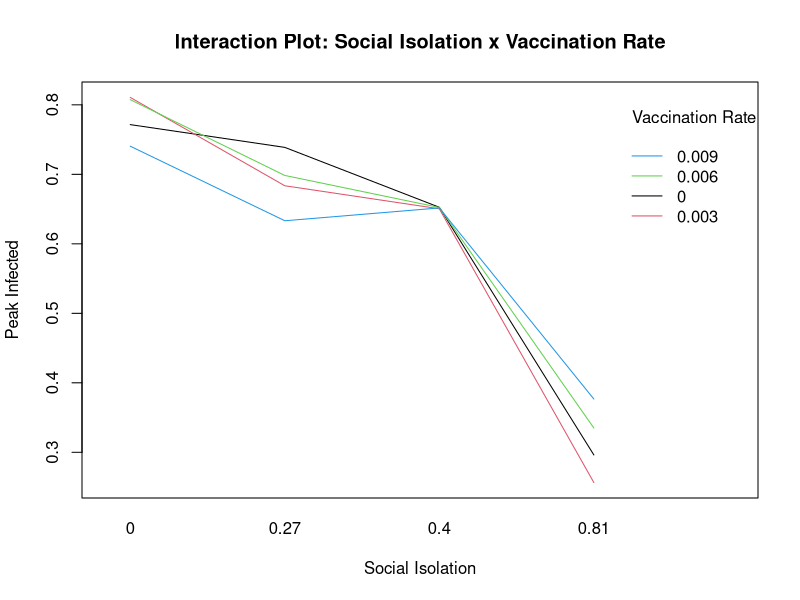

Generate this figure with R:
library(ggplot2)
library(car)
library(MASS)
library(dplyr)
data <- read.csv("pandemic_data.csv")
head(data)
summary(data)

anova <- aov(peak.inf ~ soc.iso * rate.vac * quar.dur * num.daily, data = data)

# automatically save plot to latex folder so 
# that if the plots change we easily change in latex later
pdf("latex/soc-iso:vac-rate_interaction_plot.pdf", width = 8, height = 6)
interaction.plot(
  x.factor = data$soc.iso,
  trace.factor = data$rate.vac,
  response = data$peak.inf,
  col = 1:4,
  lty = 1,
  main = "Interaction Plot: Social Isolation x Vaccination Rate",
  xlab = "Social Isolation",
  ylab = "Peak Infected",
  trace.label = "Vaccination Rate"
)
dev.off()